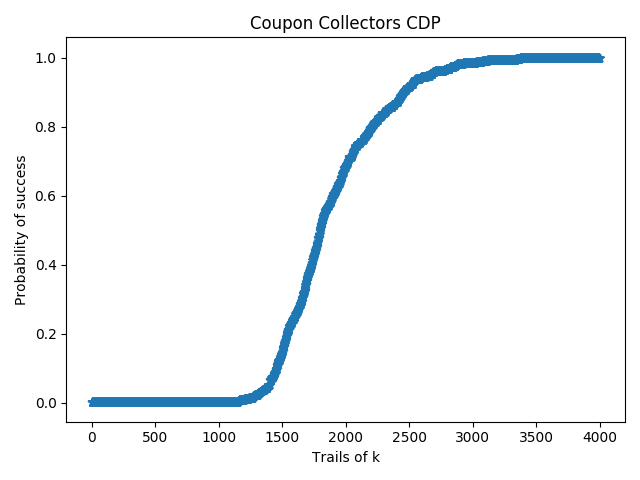

The script that drew this image:
import numpy as np
import matplotlib.pyplot as plt
import time



klist = np.zeros(400)
start = time.time()
for r in range(399):
    k = 0
    nlist = np.arange(300).tolist()
    while len(nlist):
        s = np.random.randint(low=0, high=300, size=1, dtype="I")
        k += 1
        if s in nlist:
            nlist.remove(s)
    klist[r] = k
    #print(k)
    r += 1
end = time.time()
print(end-start)



X = range(4000)
Y = []
for i in range(len(X)):
    y_val = 0
    for k in range(len(klist)):
        if klist[k] <= X[i]:
            y_val += 1
    #print(y_val)
    Y.append(y_val/400)

mean = np.sum(klist)/400
print(mean)

plt.scatter(X, Y, marker="*")
plt.title("Coupon Collectors CDP")
plt.xlabel("Trails of k")
plt.ylabel("Probability of success")
plt.show()
